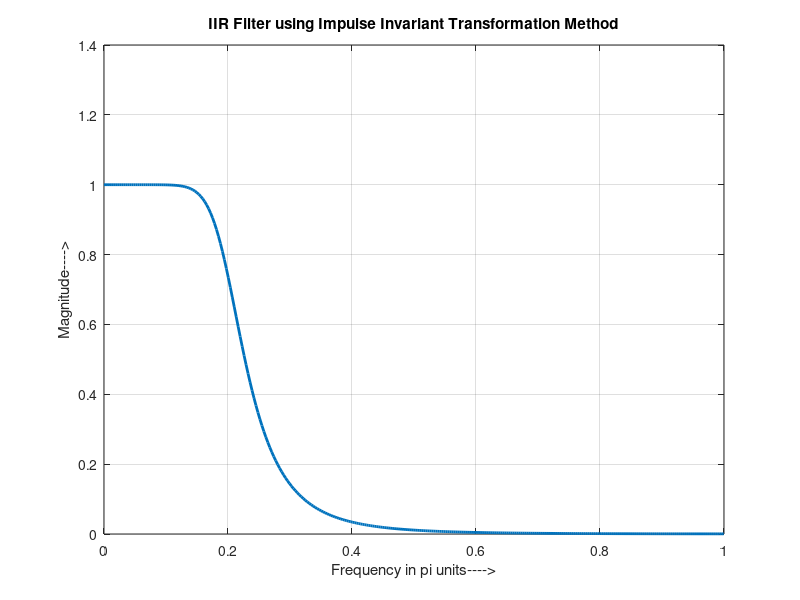

MATLAB code for this plot:
clc;
clear all;
close all;
T=1;
wp=0.2*pi;
ws=0.6*pi;
e=sqrt(1/0.8^2-1);
A=1/0.2;
wp=wp/T;
ws=T;
N=ceil((1/2)*(log10(e^2/(A^2-1)))/(log10(wp/ws)));
wc=wp/((e^2)^(1/(2^N)));
[b,a]=butter(N,wc,'low','s');
Hs=tf(b,a);
[numd,dend]=impinvar(b,a,1/T);
Hz=tf(numd,dend,T);
w=0:0.01:pi;
Hw=freqz(numd,dend,w);
plot(w/pi,abs(Hw),'linewidth',2);
title('IIR Filter using Impulse Invariant Transformation Method');
xlabel('Frequency in pi units---->');
ylabel('Magnitude---->');
grid on;
